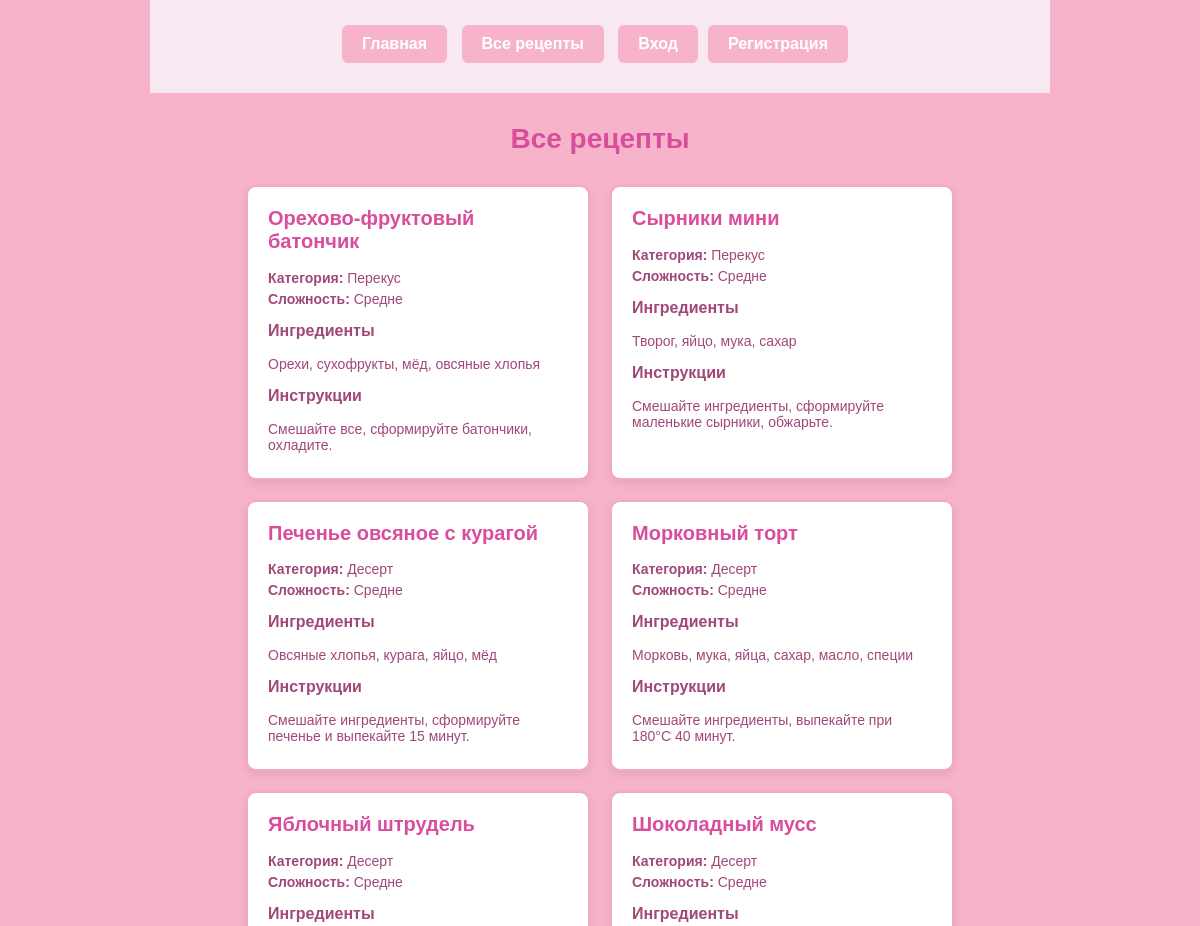
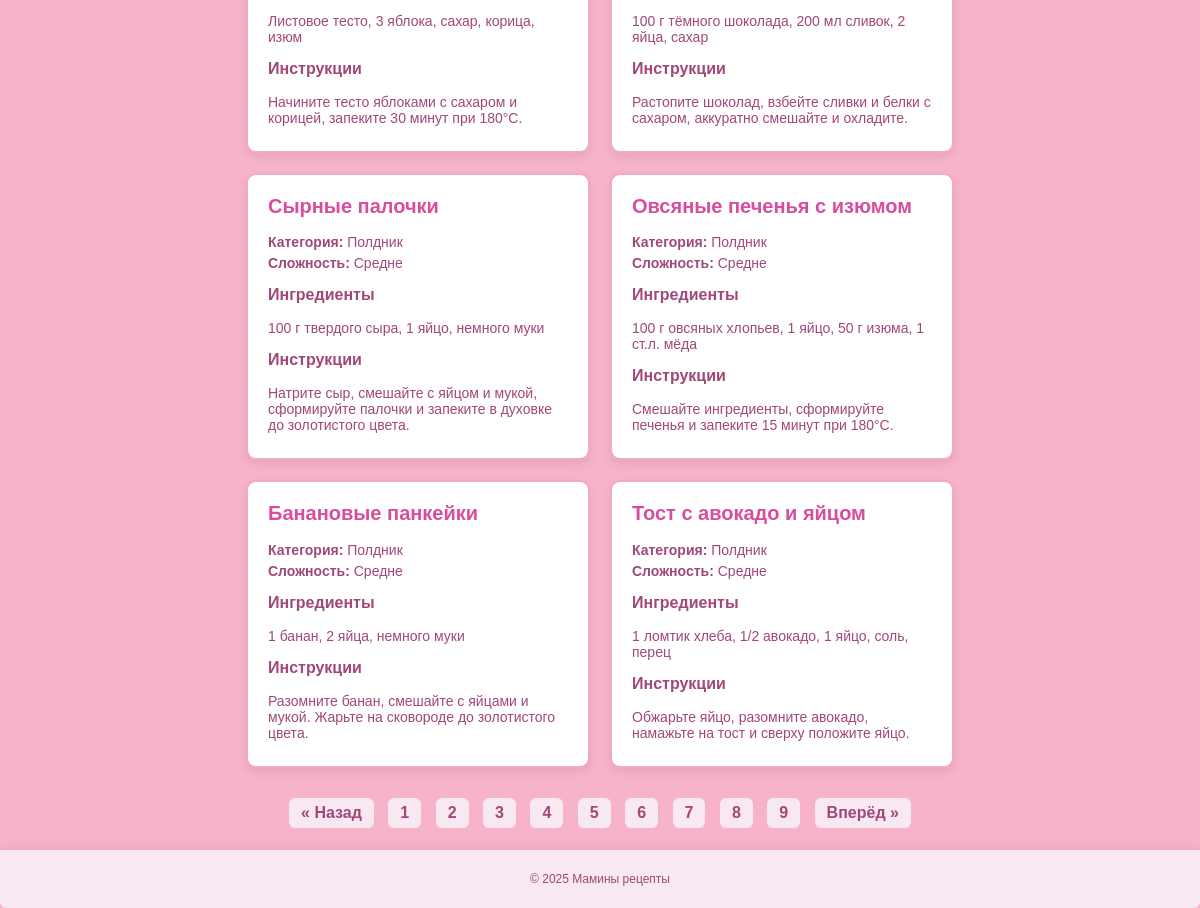
The page /recipes?page=6 on the database its author committed (2 pictures, top to bottom).
### tables this page shows
CREATE TABLE categories (
        id INTEGER PRIMARY KEY AUTOINCREMENT,
        name TEXT NOT NULL UNIQUE
    );

### app/core/Controller.php (called while the page is built, shortened)
<?php
class Controller
{
    public function render($view, $params = [])
    {
        extract($params);
        require __DIR__ . '/../views/layout/header.php';
        require __DIR__ . '/../views/' . $view . '.php';
        require __DIR__ . '/../views/layout/footer.php';
    }
}

### app/controllers/RecipeController.php (called while the page is built, shortened)
<?php
class RecipeController extends Controller
{
    protected $recipeModel;
    public function __construct()
    {
        $db = new PDO('sqlite:' . __DIR__ . '/../../data/database.sqlite');
        $db->setAttribute(PDO::ATTR_ERRMODE, PDO::ERRMODE_EXCEPTION);
        $this->recipeModel = new Recipe($db);
    }
    public function list()
    {
        $category = isset($_GET['category']) ? trim($_GET['category']) : null;
        $page = isset($_GET['page']) ? max(1, (int)$_GET['page']) : 1;
        $limit = 10;
        $offset = ($page - 1) * $limit;
        if ($category) {
            error_log("Категория: " . $category);
            $totalRecipes = $this->recipeModel->countByCategory($category);
            $recipes = $this->recipeModel->getByCategoryWithLimitOffset($category, $limit, $offset);
        } else {
            $totalRecipes = $this->recipeModel->countAll();
            $recipes = $this->recipeModel->getAllWithLimitOffset($limit, $offset);
        }
        $totalPages = $totalRecipes > 0 ? ceil($totalRecipes / $limit) : 1;
        $this->render('recipe_list', [
            'recipes' => $recipes,
            'category' => $category,
            'page' => $page,
            'totalPages' => $totalPages,
        ]);
    }
}

### app/core/Router.php (called while the page is built, shortened)
<?php
class Router
{
    protected $routes = [];
    protected $db;
    public function __construct($db = null)
    {
        $this->db = $db;
    }
    public function add(string $method, string $route, $callback)
    {
        $method = strtoupper($method);
        $this->routes[$method][$route] = $callback;
    }
    public function dispatch(string $method, string $uri)
    {
        $uri = parse_url($uri, PHP_URL_PATH);
        $method = strtoupper($method);
        if (isset($this->routes[$method][$uri])) {
            $callback = $this->routes[$method][$uri];
            if (is_callable($callback)) {
                return call_user_func($callback);
            } elseif (is_string($callback)) {
                [$controllerName, $methodName] = explode('@', $callback);
                $controller = new $controllerClass($this->db);
                return $controller->$methodName();
            }
        }
    }
}

### public/index.php (called while the page is built, shortened)
<?php
require_once __DIR__ . '/../app/core/Router.php';
require_once __DIR__ . '/../app/core/Controller.php';
spl_autoload_register(function ($class) {
    $class = str_replace('\\', '/', $class);
});
$uri = parse_url($_SERVER['REQUEST_URI'], PHP_URL_PATH);
$method = $_SERVER['REQUEST_METHOD'];
$router = new Router();
$router->dispatch($method, $uri);

### app/models/Recipe.php (called while the page is built, shortened)
<?php
class Recipe
{
    protected PDO $db;
    public function __construct(PDO $db)
    {
        $this->db = $db;
    }
    private function getOrderByDifficulty(): string
    {
        return "CASE difficulty
                    WHEN 'Легко' THEN 1
                    WHEN 'Средне' THEN 2
                    WHEN 'Сложно' THEN 3
                    ELSE 4
                END ASC, recipes.id DESC";
    }
    public function getAllWithLimitOffset(int $limit, int $offset): array
    {
        $orderBy = $this->getOrderByDifficulty();
        $sql = "
            SELECT recipes.*, categories.name AS category_name
            FROM recipes
            LEFT JOIN categories ON recipes.category_id = categories.id
            ORDER BY $orderBy
            LIMIT :limit OFFSET :offset
        ";
        $stmt = $this->db->prepare($sql);
        $stmt->bindValue(':limit', $limit, PDO::PARAM_INT);
        $stmt->bindValue(':offset', $offset, PDO::PARAM_INT);
        $stmt->execute();
        return $stmt->fetchAll(PDO::FETCH_ASSOC);
    }
    public function countAll(): int
    {
        $sql = "SELECT COUNT(*) AS count FROM recipes";
        $stmt = $this->db->query($sql);
        $result = $stmt->fetch(PDO::FETCH_ASSOC);
        return (int)($result['count'] ?? 0);
    }
}

### app/views/recipe_list.php (the view, shortened to what this page needs)
<h1 class="page-title">
    <?= $category ? 'Рецепты: ' . htmlspecialchars($category) : 'Все рецепты' ?>
</h1>
<?php if (empty($recipes)): ?>
    <p>Рецепты не найдены.</p>
<?php else: ?>
    <div class="recipe-grid">
        <?php foreach ($recipes as $recipe): ?>
            <div class="recipe-card">
                <h2><?= htmlspecialchars($recipe['title']) ?></h2>
                <p><strong>Категория:</strong> <?= htmlspecialchars($recipe['category_name'] ?? '') ?></p>
                <?php if (!empty($recipe['difficulty'])): ?>
                    <p><strong>Сложность:</strong> <?= htmlspecialchars($recipe['difficulty']) ?></p>
                <?php endif; ?>
                <h3>Ингредиенты</h3>
                <p><?= nl2br(htmlspecialchars($recipe['ingredients'])) ?></p>
                <h3>Инструкции</h3>
                <p><?= nl2br(htmlspecialchars($recipe['instructions'])) ?></p>
            </div>
        <?php endforeach; ?>
    </div>
    <?php if ($totalPages > 1): ?>
        <nav class="pagination">
            <?php
                $baseUrl = '?';
            ?>
            <?php if ($page > 1): ?>
                <a href="<?= $baseUrl ?>page=<?= $page - 1 ?>">&laquo; Назад</a>
            <?php endif; ?>
            <?php for ($p = 1; $p <= $totalPages; $p++): ?>
                <?php if ($p == $page): ?>
                    <strong><?= $p ?></strong>
                <?php else: ?>
                    <a href="<?= $baseUrl ?>page=<?= $p ?>"><?= $p ?></a>
                <?php endif; ?>
            <?php endfor; ?>
            <?php if ($page < $totalPages): ?>
                <a href="<?= $baseUrl ?>page=<?= $page + 1 ?>">Вперёд &raquo;</a>
            <?php endif; ?>
        </nav>
    <?php endif; ?>
<?php endif; ?>

### public/css/styles.css (style rules this page uses)
body { font-family: Arial, sans-serif; max-width: 900px; margin: 0 auto; padding: 0 15px; background-color: #f7b3ca; text-align: center; }
main h1 { color: #a14779; text-align: center; margin-top: 30px; font-size: 32px; }
.page-title { text-align: center; color: #d94d9c; margin-top: 30px; font-size: 28px; }
.recipe-grid { display: flex; flex-wrap: wrap; gap: 20px; justify-content: center; margin-top: 30px; }
.recipe-card { background-color: #fff; border: 2px solid #f1a9c5; border-radius: 10px; width: 300px; padding: 20px; box-shadow: 0 4px 10px rgba(0,0,0,0.08); transition: transform 0.2s ease; text-align: left; }
.recipe-card h2 { margin-top: 0; font-size: 20px; color: #d94d9c; }
.recipe-card p { color: #a14779; margin: 5px 0; font-size: 14px; }
.recipe-card h3 { margin-top: 15px; color: #a14779; font-size: 16px; }
.pagination { text-align: center; margin-top: 30px; }
.pagination a, .pagination strong { display: inline-block; margin: 0 5px; padding: 6px 12px; background-color: #f7e8f1; color: #a14779; border-radius: 6px; text-decoration: none; font-weight: bold; }

### rows shown on the page
categories: title "Орехово-фруктовый батончик", name "Перекус", difficulty "Средне", ingredients "Орехи, сухофрукты, мёд, овсяные хлопья", instructions "Смешайте все, сформируйте батончики, охладите.", title "Сырники мини", ingredients "Творог, яйцо, мука, сахар", instructions "Смешайте ингредиенты, сформируйте маленькие сырники, обжарьте."
categories: title "Печенье овсяное с курагой", name "Десерт", difficulty "Средне", ingredients "Овсяные хлопья, курага, яйцо, мёд", instructions "Смешайте ингредиенты, сформируйте печенье и выпекайте 15 минут.", title "Морковный торт", ingredients "Морковь, мука, яйца, сахар, масло, специи", instructions "Смешайте ингредиенты, выпекайте при 180°С 40 минут.", title "Яблочный штрудель", ingredients "Листовое тесто, 3 яблока, сахар, корица, изюм", instructions "Начините тесто яблоками с сахаром и корицей, запеките 30 минут при 180°С.", title "Шоколадный мусс", ingredients "100 г тёмного шоколада, 200 мл сливок, 2 яйца, сахар", instructions "Растопите шоколад, взбейте сливки и белки с сахаром, аккуратно смешайте и охладите."
categories: title "Сырные палочки", name "Полдник", difficulty "Средне", ingredients "100 г твердого сыра, 1 яйцо, немного муки", instructions "Натрите сыр, смешайте с яйцом и мукой, сформируйте палочки и запеките в духовке до золотистого цвета.", title "Овсяные печенья с изюмом", ingredients "100 г овсяных хлопьев, 1 яйцо, 50 г изюма, 1 ст.л. мёда", instructions "Смешайте ингредиенты, сформируйте печенья и запеките 15 минут при 180°С.", title "Банановые панкейки", ingredients "1 банан, 2 яйца, немного муки", instructions "Разомните банан, смешайте с яйцами и мукой. Жарьте на сковороде до золотистого цвета.", title "Тост с авокадо и яйцом", ingredients "1 ломтик хлеба, 1/2 авокадо, 1 яйцо, соль, перец", instructions "Обжарьте яйцо, разомните авокадо, намажьте на тост и сверху положите яйцо."
